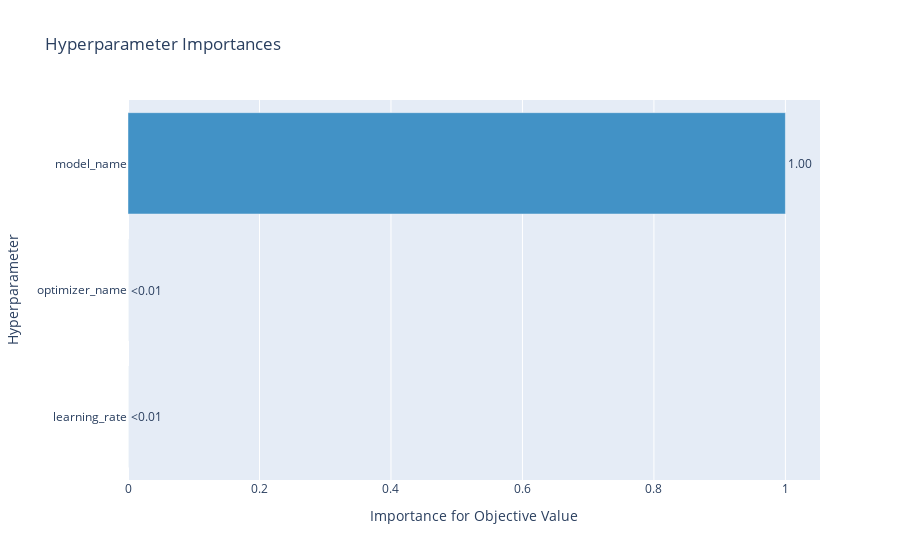

The code cell stored with this chart in its notebook:
### Markdown cell above
#### Визуализация важности гиперпараметров

### Code cell
plot_param_importances(study)

### Figure 1 — Plotly figure (JSON) as saved in the notebook; plotly's stock layout.template omitted (floating-point values rounded to 4 significant figures)
{"data": [{"cliponaxis": false, "hovertemplate": ["learning_rate (CategoricalDistribution): 0.0<extra></extra>", "optimizer_name (CategoricalDistribution): 0.0<extra></extra>", "model_name (CategoricalDistribution): 1.0<extra></extra>"], "marker": {"color": "rgb(66,146,198)"}, "orientation": "h", "text": ["<0.01", "<0.01", "1.00"], "textposition": "outside", "type": "bar", "x": [0, 0, 1], "y": ["learning_rate", "optimizer_name", "model_name"]}], "layout": {"autosize": true, "showlegend": false, "title": {"text": "Hyperparameter Importances"}, "xaxis": {"autorange": true, "range": [0, 1.053], "title": {"text": "Importance for Objective Value"}, "type": "linear"}, "yaxis": {"autorange": true, "range": [-0.5, 2.5], "title": {"text": "Hyperparameter"}, "type": "category"}}}
